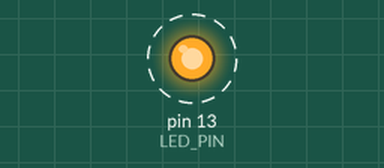
Bench run of a sketch on a simulated Arduino Uno, built with avr-gcc and run on an emulated ATmega328P. Parts: output pins drawn as LEDs (lit = HIGH). Dashed ring = blinking.

Above: at 0.1 s.
Timing chart, 0 to 3.0 s (numbered marks = the images above):
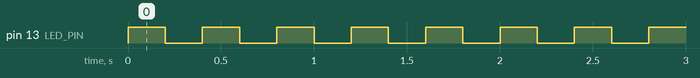

Measured:
- by itself, pin 13 (LED_PIN): alternates HIGH for 0.20 s and LOW for 0.20 s

The sketch:

Sammprogramering.ino
```cpp
const int LED_PIN = LED_BUILTIN;

void blinkLed() {
    digitalWrite(LED_PIN, HIGH);
    delay(200);
    digitalWrite(LED_PIN,  LOW);
    delay(200);
}

void setup(){
    Serial.begin(9600);
    pinMode(LED_PIN, OUTPUT);
}

void loop(){
    blinkLed();
    }
```
